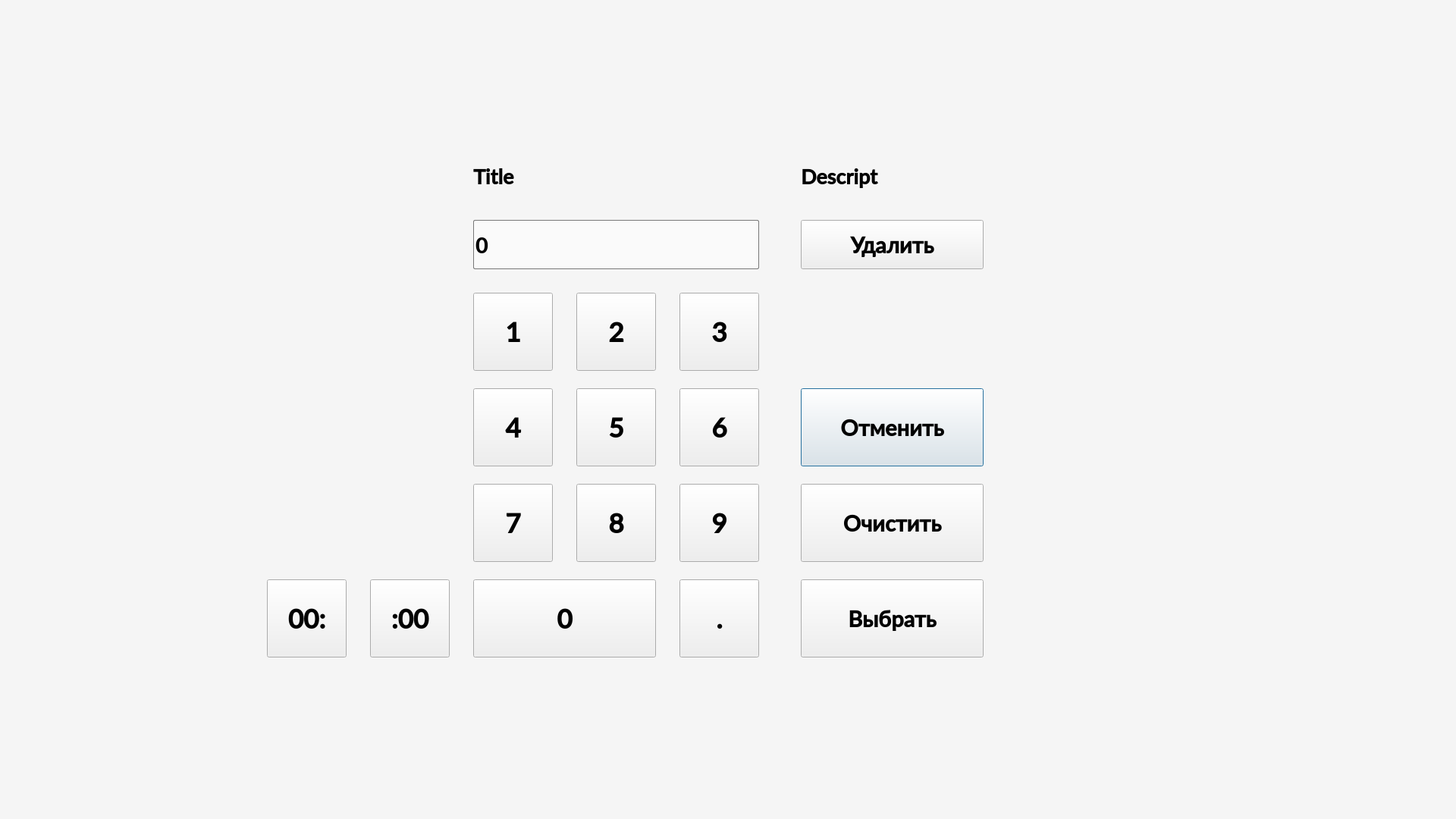
<?xml version="1.0" encoding="UTF-8"?>
<ui version="4.0">
 <class>KeyWindow</class>
 <widget class="QDialog" name="KeyWindow">
  <property name="geometry">
   <rect>
    <x>0</x>
    <y>0</y>
    <width>1920</width>
    <height>1080</height>
   </rect>
  </property>
  <property name="windowTitle">
   <string>Dialog</string>
  </property>
  <property name="styleSheet">
   <string notr="true"/>
  </property>
  <widget class="QPushButton" name="ButtonCancel">
   <property name="geometry">
    <rect>
     <x>1056</x>
     <y>512</y>
     <width>241</width>
     <height>103</height>
    </rect>
   </property>
   <property name="font">
    <font>
     <family>Lato Semibold</family>
     <pointsize>22</pointsize>
     <bold>true</bold>
    </font>
   </property>
   <property name="text">
    <string>Отменить</string>
   </property>
   <property name="icon">
    <iconset>
     <normaloff>ui/ui_ser/ui_3/Pictures13/Cancel.png</normaloff>ui/ui_ser/ui_3/Pictures13/Cancel.png</iconset>
   </property>
   <property name="iconSize">
    <size>
     <width>38</width>
     <height>38</height>
    </size>
   </property>
  </widget>
  <widget class="QPushButton" name="Button1">
   <property name="geometry">
    <rect>
     <x>624</x>
     <y>386</y>
     <width>105</width>
     <height>103</height>
    </rect>
   </property>
   <property name="font">
    <font>
     <family>Lato Semibold</family>
     <pointsize>26</pointsize>
     <bold>true</bold>
    </font>
   </property>
   <property name="text">
    <string>1</string>
   </property>
  </widget>
  <widget class="QPushButton" name="Button2">
   <property name="geometry">
    <rect>
     <x>760</x>
     <y>386</y>
     <width>105</width>
     <height>103</height>
    </rect>
   </property>
   <property name="font">
    <font>
     <family>Lato Semibold</family>
     <pointsize>26</pointsize>
     <bold>true</bold>
    </font>
   </property>
   <property name="text">
    <string>2</string>
   </property>
  </widget>
  <widget class="QPushButton" name="Button3">
   <property name="geometry">
    <rect>
     <x>896</x>
     <y>386</y>
     <width>105</width>
     <height>103</height>
    </rect>
   </property>
   <property name="font">
    <font>
     <family>Lato Semibold</family>
     <pointsize>26</pointsize>
     <bold>true</bold>
    </font>
   </property>
   <property name="text">
    <string>3</string>
   </property>
  </widget>
  <widget class="QPushButton" name="Button4">
   <property name="geometry">
    <rect>
     <x>624</x>
     <y>512</y>
     <width>105</width>
     <height>103</height>
    </rect>
   </property>
   <property name="font">
    <font>
     <family>Lato Semibold</family>
     <pointsize>26</pointsize>
     <bold>true</bold>
    </font>
   </property>
   <property name="text">
    <string>4</string>
   </property>
  </widget>
  <widget class="QPushButton" name="Button5">
   <property name="geometry">
    <rect>
     <x>760</x>
     <y>512</y>
     <width>105</width>
     <height>103</height>
    </rect>
   </property>
   <property name="font">
    <font>
     <family>Lato Semibold</family>
     <pointsize>26</pointsize>
     <bold>true</bold>
    </font>
   </property>
   <property name="text">
    <string>5</string>
   </property>
  </widget>
  <widget class="QPushButton" name="Button6">
   <property name="geometry">
    <rect>
     <x>896</x>
     <y>512</y>
     <width>105</width>
     <height>103</height>
    </rect>
   </property>
   <property name="font">
    <font>
     <family>Lato Semibold</family>
     <pointsize>26</pointsize>
     <bold>true</bold>
    </font>
   </property>
   <property name="text">
    <string>6</string>
   </property>
  </widget>
  <widget class="QPushButton" name="Button7">
   <property name="geometry">
    <rect>
     <x>624</x>
     <y>638</y>
     <width>105</width>
     <height>103</height>
    </rect>
   </property>
   <property name="font">
    <font>
     <family>Lato Semibold</family>
     <pointsize>26</pointsize>
     <bold>true</bold>
    </font>
   </property>
   <property name="text">
    <string>7</string>
   </property>
  </widget>
  <widget class="QPushButton" name="Button8">
   <property name="geometry">
    <rect>
     <x>760</x>
     <y>638</y>
     <width>105</width>
     <height>103</height>
    </rect>
   </property>
   <property name="font">
    <font>
     <family>Lato Semibold</family>
     <pointsize>26</pointsize>
     <bold>true</bold>
    </font>
   </property>
   <property name="text">
    <string>8</string>
   </property>
  </widget>
  <widget class="QPushButton" name="Button9">
   <property name="geometry">
    <rect>
     <x>896</x>
     <y>638</y>
     <width>105</width>
     <height>103</height>
    </rect>
   </property>
   <property name="font">
    <font>
     <family>Lato Semibold</family>
     <pointsize>26</pointsize>
     <bold>true</bold>
    </font>
   </property>
   <property name="text">
    <string>9</string>
   </property>
  </widget>
  <widget class="QPushButton" name="Button0">
   <property name="geometry">
    <rect>
     <x>624</x>
     <y>764</y>
     <width>241</width>
     <height>103</height>
    </rect>
   </property>
   <property name="font">
    <font>
     <family>Lato Semibold</family>
     <pointsize>26</pointsize>
     <bold>true</bold>
    </font>
   </property>
   <property name="text">
    <string>0</string>
   </property>
  </widget>
  <widget class="QPushButton" name="ButtonPoint">
   <property name="geometry">
    <rect>
     <x>896</x>
     <y>764</y>
     <width>105</width>
     <height>103</height>
    </rect>
   </property>
   <property name="font">
    <font>
     <family>Lato Semibold</family>
     <pointsize>26</pointsize>
     <bold>true</bold>
    </font>
   </property>
   <property name="text">
    <string>.</string>
   </property>
  </widget>
  <widget class="QPushButton" name="ButtonClear">
   <property name="geometry">
    <rect>
     <x>1056</x>
     <y>638</y>
     <width>241</width>
     <height>103</height>
    </rect>
   </property>
   <property name="font">
    <font>
     <family>Lato Semibold</family>
     <pointsize>22</pointsize>
     <bold>true</bold>
    </font>
   </property>
   <property name="text">
    <string>Очистить</string>
   </property>
   <property name="icon">
    <iconset>
     <normaloff>ui/ui_ser/ui_3/Pictures13/Clean.png</normaloff>ui/ui_ser/ui_3/Pictures13/Clean.png</iconset>
   </property>
   <property name="iconSize">
    <size>
     <width>38</width>
     <height>38</height>
    </size>
   </property>
  </widget>
  <widget class="QPushButton" name="ButtonCheck">
   <property name="geometry">
    <rect>
     <x>1056</x>
     <y>764</y>
     <width>241</width>
     <height>103</height>
    </rect>
   </property>
   <property name="font">
    <font>
     <family>Lato Semibold</family>
     <pointsize>22</pointsize>
     <bold>true</bold>
    </font>
   </property>
   <property name="text">
    <string>Выбрать</string>
   </property>
   <property name="icon">
    <iconset>
     <normaloff>ui/ui_ser/ui_3/Pictures13/Select.png</normaloff>ui/ui_ser/ui_3/Pictures13/Select.png</iconset>
   </property>
   <property name="iconSize">
    <size>
     <width>38</width>
     <height>38</height>
    </size>
   </property>
  </widget>
  <widget class="QLabel" name="LabelTextPar">
   <property name="geometry">
    <rect>
     <x>624</x>
     <y>192</y>
     <width>375</width>
     <height>81</height>
    </rect>
   </property>
   <property name="font">
    <font>
     <family>Lato Semibold</family>
     <pointsize>20</pointsize>
     <bold>true</bold>
    </font>
   </property>
   <property name="styleSheet">
    <string notr="true"/>
   </property>
   <property name="text">
    <string>Title</string>
   </property>
  </widget>
  <widget class="QLineEdit" name="NumberLine">
   <property name="geometry">
    <rect>
     <x>624</x>
     <y>290</y>
     <width>377</width>
     <height>65</height>
    </rect>
   </property>
   <property name="font">
    <font>
     <family>Lato Heavy</family>
     <pointsize>22</pointsize>
     <bold>true</bold>
    </font>
   </property>
   <property name="styleSheet">
    <string notr="true">border: 1px solid rgb(120, 120, 120);
background-color: rgb(250, 250, 250);
border-radius: 2px;</string>
   </property>
   <property name="text">
    <string>0</string>
   </property>
  </widget>
  <widget class="QLabel" name="LabelTextLim">
   <property name="geometry">
    <rect>
     <x>1056</x>
     <y>192</y>
     <width>361</width>
     <height>81</height>
    </rect>
   </property>
   <property name="font">
    <font>
     <family>Lato Semibold</family>
     <pointsize>20</pointsize>
     <bold>true</bold>
    </font>
   </property>
   <property name="text">
    <string>Descript</string>
   </property>
  </widget>
  <widget class="QPushButton" name="ButtonBackspace">
   <property name="geometry">
    <rect>
     <x>1056</x>
     <y>290</y>
     <width>241</width>
     <height>65</height>
    </rect>
   </property>
   <property name="font">
    <font>
     <family>Lato Semibold</family>
     <pointsize>22</pointsize>
     <bold>true</bold>
    </font>
   </property>
   <property name="text">
    <string>Удалить</string>
   </property>
   <property name="icon">
    <iconset>
     <normaloff>ui/ui_ser/ui_3/Pictures13/Backspace.png</normaloff>ui/ui_ser/ui_3/Pictures13/Backspace.png</iconset>
   </property>
   <property name="iconSize">
    <size>
     <width>38</width>
     <height>383</height>
    </size>
   </property>
  </widget>
  <widget class="QPushButton" name="ButtonPoint_1">
   <property name="geometry">
    <rect>
     <x>352</x>
     <y>764</y>
     <width>105</width>
     <height>103</height>
    </rect>
   </property>
   <property name="font">
    <font>
     <family>Lato Semibold</family>
     <pointsize>26</pointsize>
     <bold>true</bold>
    </font>
   </property>
   <property name="text">
    <string>00:</string>
   </property>
  </widget>
  <widget class="QPushButton" name="ButtonPoint_2">
   <property name="geometry">
    <rect>
     <x>488</x>
     <y>764</y>
     <width>105</width>
     <height>103</height>
    </rect>
   </property>
   <property name="font">
    <font>
     <family>Lato Semibold</family>
     <pointsize>26</pointsize>
     <bold>true</bold>
    </font>
   </property>
   <property name="text">
    <string>:00</string>
   </property>
  </widget>
  <widget class="QLabel" name="Blackout">
   <property name="geometry">
    <rect>
     <x>328</x>
     <y>120</y>
     <width>68</width>
     <height>31</height>
    </rect>
   </property>
   <property name="text">
    <string/>
   </property>
  </widget>
  <widget class="QLabel" name="Screen">
   <property name="geometry">
    <rect>
     <x>0</x>
     <y>0</y>
     <width>1920</width>
     <height>1080</height>
    </rect>
   </property>
   <property name="styleSheet">
    <string notr="true">background-color: rgb(245, 245, 245);</string>
   </property>
   <property name="text">
    <string/>
   </property>
  </widget>
  <widget class="QLabel" name="label">
   <property name="geometry">
    <rect>
     <x>0</x>
     <y>0</y>
     <width>363</width>
     <height>128</height>
    </rect>
   </property>
   <property name="text">
    <string/>
   </property>
   <property name="pixmap">
    <pixmap>ui/ui_ser/ui_3/Pictures13/logo(66).png</pixmap>
   </property>
  </widget>
  <zorder>Screen</zorder>
  <zorder>ButtonCancel</zorder>
  <zorder>Button1</zorder>
  <zorder>Button2</zorder>
  <zorder>Button3</zorder>
  <zorder>Button4</zorder>
  <zorder>Button5</zorder>
  <zorder>Button6</zorder>
  <zorder>Button7</zorder>
  <zorder>Button8</zorder>
  <zorder>Button9</zorder>
  <zorder>Button0</zorder>
  <zorder>ButtonPoint</zorder>
  <zorder>ButtonClear</zorder>
  <zorder>ButtonCheck</zorder>
  <zorder>LabelTextPar</zorder>
  <zorder>NumberLine</zorder>
  <zorder>LabelTextLim</zorder>
  <zorder>ButtonBackspace</zorder>
  <zorder>ButtonPoint_1</zorder>
  <zorder>ButtonPoint_2</zorder>
  <zorder>Blackout</zorder>
  <zorder>label</zorder>
 </widget>
 <resources/>
 <connections/>
</ui>
